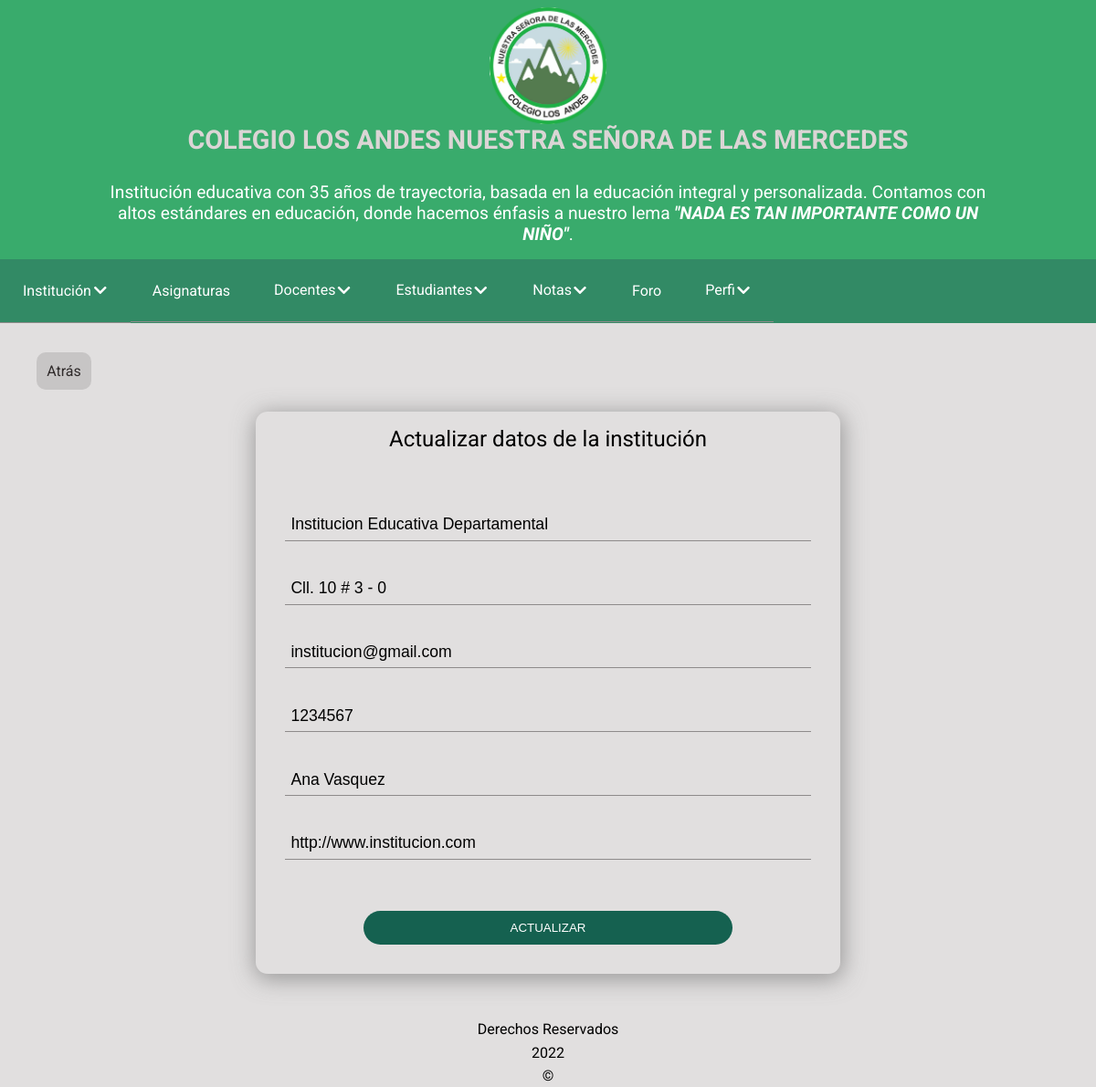
Screenshot of /principal.php?CONTENIDO=layout/components/form-update-institution.php&id=1 (signed in) with the database file from the repository.
### tables this page shows
CREATE TABLE institucion_educativa (
    id int(4) NOT NULL AUTO_INCREMENT PRIMARY KEY,
    nombre varchar(150) NOT NULL,
    direccion varchar(40) NULL,
    telefono varchar(10) DEFAULT NULL,
    email varchar(40) NOT NULL,
    nombre_directora varchar(60) NULL,
    pagina_web varchar(60) NULL
);

### logica/clases/InstitucionEducativa.php (called while the page is built, shortened)
<?php
class InstitucionEducativa
{
    protected $id;
    protected $nombre;
    protected $direccion;
    protected $telefono;
    protected $email;
    protected $nombreDirectora;
    protected $paginaWeb;
    public function __construct($campo, $valor)
    {
        if ($campo != null) {
            if (!is_array($campo)) {
                $cadenaSQL = "SELECT id, nombre, direccion, telefono, email, nombre_directora, pagina_web FROM institucion_educativa WHERE $campo=$valor";
                $campo = ConectorBD::ejecutarQuery($cadenaSQL)[0];
            }
            $this->id = $campo['id'];
            $this->nombre = $campo['nombre'];
            $this->direccion = $campo['direccion'];
            $this->telefono = $campo['telefono'];
            $this->email = $campo['email'];
            $this->nombreDirectora = $campo['nombre_directora'];
            $this->paginaWeb = $campo['pagina_web'];
        }
    }
    public function getId()
    {
        return $this->id;
    }
    public function getNombre()
    {
        return $this->nombre;
    }
    public function getDireccion()
    {
        return $this->direccion;
    }
    public function getTelefono()
    {
        return $this->telefono;
    }
    public function getEmail()
    {
        return $this->email;
    }
    public function getNombreDirectora()
    {
        return $this->nombreDirectora;
    }
    public function getPaginaWeb()
    {
        return $this->paginaWeb;
    }
    public static function getLista($filtro, $orden)
    {
        if ($filtro == null || $filtro == '') $filtro = '';
        else $filtro = " WHERE $filtro";
        if ($orden == null || $orden == '') $orden = '';
        else $orden = " ORDER BY $orden";
        $cadenaSQL = "SELECT id, nombre, direccion, telefono, email, nombre_directora, pagina_web FROM institucion_educativa $filtro $orden";
        return ConectorBD::ejecutarQuery($cadenaSQL);
    }
    public static function getListaEnObjetos($filtro, $orden)
    {
        $resultado = InstitucionEducativa::getLista($filtro, $orden);
        $lista = array();
        for ($i = 0; $i < count($resultado); $i++) {
            $institucion = new InstitucionEducativa($resultado[$i], null);
            $lista[$i] = $institucion;
        }
        return $lista;
    }
}

### logica/clasesGenericas/ConectorBD.php (called while the page is built, shortened)
<?php
class ConectorBD
{
    private $servidor;
    private $puerto;
    private $baseDatos;
    private $controlador;
    private $usuario;
    private $clave;
    public function __construct()
    {
        $ruta = dirname(__FILE__) . '/../../configuracion.ini';
        if (!file_exists($ruta)) {
            echo 'Error: No existe el archivo de configuracion de conexion a la base de datos. Nombre del archivo: ' . $ruta;
        } else {
            $parametros = parse_ini_file($ruta);
            if (!$parametros) {
                echo 'Error: no se pudo procesar el archivo de configuracion. Nombre del archivo: ' . $ruta;
            } else {
                $this->servidor = $parametros['servidor'];
                $this->puerto = $parametros['puerto'];
                $this->baseDatos = $parametros['baseDatos'];
                $this->controlador = $parametros['controlador'];
                $this->usuario = $parametros['usuario'];
                $this->clave = $parametros['clave'];
            }
        }
    }
    public function conectar()
    {
        try {
            $this->conexion = new PDO("$this->controlador:host=$this->servidor;port=$this->puerto;dbname=$this->baseDatos", $this->usuario, $this->clave);
            return true;
        } catch (Exception $exc) {
            echo 'No se pudo conectar a la base de datos. ' . $exc->getMessage();
            return false;
        }
    }
    public static function ejecutarQuery($cadenaSQL)
    {
        $conectorBD = new ConectorBD();
        if ($conectorBD->conectar()) {
            $sentencia = $conectorBD->conexion->prepare($cadenaSQL);
            if (!$sentencia->execute()) $consulta = false;
            else {
                $consulta = $sentencia->fetchAll();
            }
        } else  echo 'No se pudo conectar con la base de datos.';
        return $consulta;
    }
}

### layout/components/form-update-institution.php (the view, shortened to what this page needs)
<?php
if (isset($_REQUEST['id'])) {
    $array = new InstitucionEducativa('id', $_REQUEST['id']);
    $institution = InstitucionEducativa::getListaEnObjetos("id={$array->getId()}", null)[0];
} else {
    echo 'nbada';
}
?>
<div class="as-form-button-back">
    <a href="principal.php?CONTENIDO=layout/inicio.php" class="as-btn-back">
        Atrás
    </a>
</div>
<div class="as-update-institution">
    <form name="formulario" method="post" action="principal.php?CONTENIDO=layout/components/form-update-institution-action.php" autocomplete="off">
        <div class="as-form-margin">
            <h2>Actualizar datos de la institución</h2>
            <div class="as-form-fields">
                <div class="as-form-input">
                    <input type="text" name="nombre" id="nombre" value="<?= $institution->getNombre() ?>" required placeholder="Nombre">
                </div>
                <div class="as-form-input">
                    <input type="text" name="direccion" id="direccion" value="<?= $institution->getDireccion() ?>" required placeholder="Dirección">
                </div>
                <div class="as-form-input">
                    <input type="email" name="email" id="email" value="<?= $institution->getEmail() ?>" required placeholder="Correo electrónico">
                </div>
                <div class="as-form-input">
                    <input type="number" name="telefono" id="telefono" value="<?= $institution->getTelefono() ?>" required placeholder="# telefónico">
                </div>
                <div class="as-form-input">
                    <input type="text" name="director" id="director" value="<?= $institution->getNombreDirectora() ?>" required placeholder="Nombre del director/a">
                </div>
                <div class="as-form-input">
                    <input type="url" name="ulrWeb" id="ulrWeb" value="<?= $institution->getPaginaWeb() ?>" required placeholder="Página web">
                </div>
            </div>
            <div class="as-form-button">
                <button class="as-color-btn-green" type="submit">
                    Actualizar
                </button>
            </div>
        </div>
    </form>
</div>

### layout/css/main.css (style rules this page uses)
body { margin: 0; padding: 0; background-color: #e1dfdf; background-size: cover; font-family: 'Roboto', sans-serif; height: auto; }
.as-form-button { display: flex; justify-content: center; align-items: center; text-align: center; }
.as-form-button button, .as-form-button a { margin-top: 2rem; background-color: #c7c5c5; width: 90%; padding: 0.7rem; border-radius: 30px; font-weight: 400; color: #302b2b; text-transform: uppercase; border: none; outline: none; text-decoration: none; }
.as-form-button .as-color-btn-green { background-color: #156150; color: #ffffff; }
.as-form-button-back { display: flex; justify-content: flex-start; align-items: center; text-align: center; margin: 1rem 1.5rem 1.5rem 1.5rem; }
.as-form-button-back .as-btn-back { background-color: #c7c5c5; max-width: 12rem; padding: 0.7rem; border-radius: 10px; font-weight: 400; color: #302b2b; text-transform: capitalize; border: none; outline: none; text-decoration: none; }
.as-update-institution { max-width: 40rem; margin: 0 auto; -webkit-box-shadow: 1px 4px 25px 2px rgba(119, 119, 119, 0.67); box-shadow: 1px 4px 25px 2px rgba(119, 119, 119, 0.67); border-radius: 0.8rem; }
.as-layout .as-form-margin { padding: 0 2rem 2rem 2rem; }
.as-layout .as-form-margin h2 { font-weight: 400; padding: 1rem 0.4rem; text-align: center; }
.as-layout .as-form-margin .as-form-fields { display: flex; flex-direction: column; margin: 1rem 0; }
.as-layout .as-form-margin .as-form-input { display: flex; flex-direction: column; padding: 0.5rem 0; }
.as-layout .as-form-margin .as-form-input input[type="text"], .as-layout .as-form-margin .as-form-input input[type="email"], .as-layout .as-form-margin .as-form-input input[type="url"], .as-layout .as-form-margin .as-form-input input[type="number"] { border: none; border-bottom: 1px solid #8e8b8b; background: transparent; outline: none; color: #010101; padding: 0.4rem; font-size: 1.1rem; font-weight: 300; }
@media (min-width: 576px) { .as-form-button button, .as-form-button a { width: 80%; } }
@media (min-width: 768px) { .as-form-button button, .as-form-button a { width: 70%; } }

### rows the page displays
institucion_educativa: nombre "Institucion Educativa Departamental", direccion "Cll. 10 # 3 - 0", email "institucion@gmail.com", telefono "1234567", director "Ana Vasquez", ulrWeb "http://www.institucion.com"
